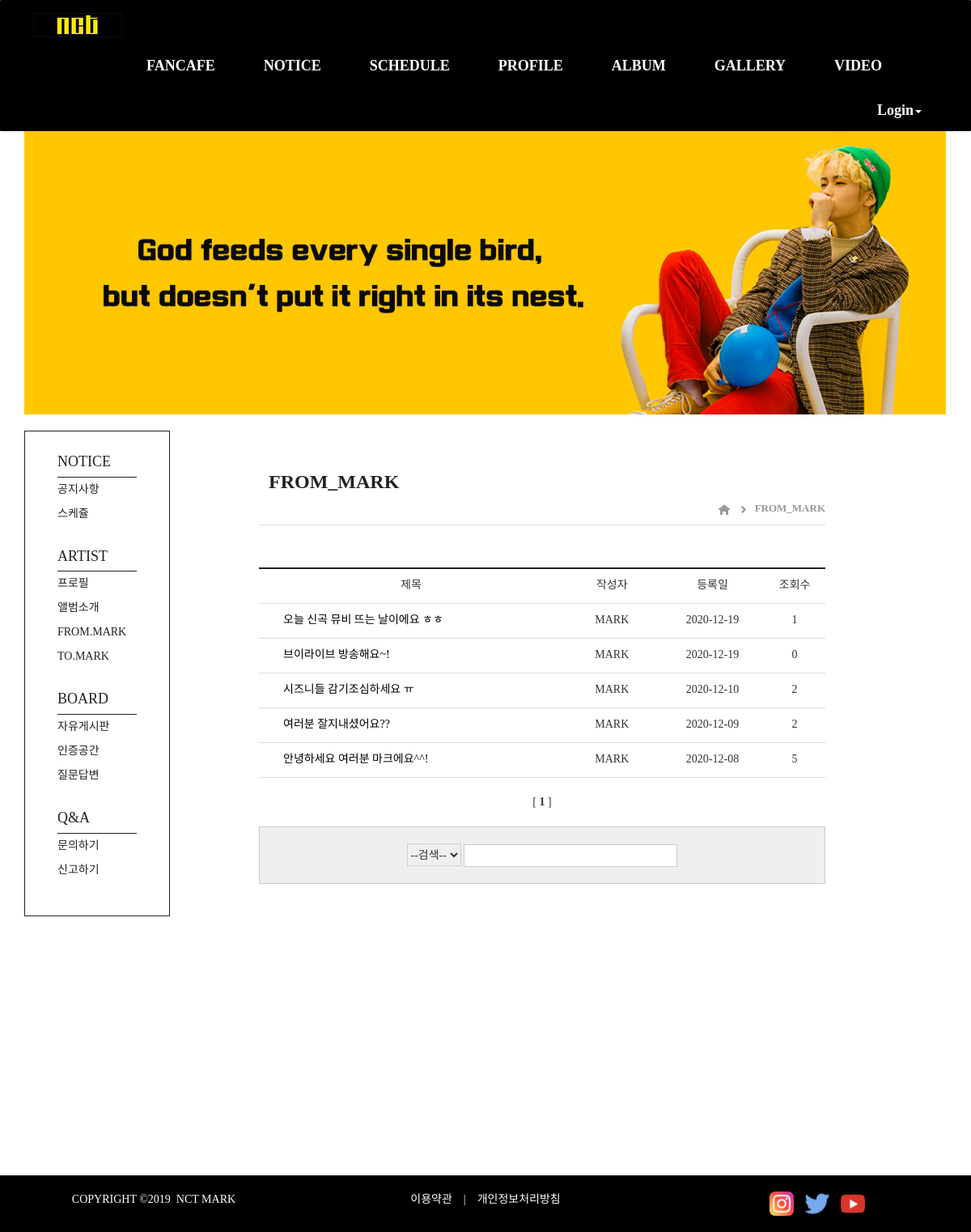
The app's page /board/from_mark_list/ with its own data.
### board/models.py (models this page shows, shortened)
class From_mark(models.Model):
    objects = models.Manager()
    subject = models.CharField(max_length=45)
    name = models.CharField(max_length=50)
    memo = models.TextField(max_length=300)
    hits = models.PositiveIntegerField(default=0)
    create_date = models.DateField('create_date', auto_now_add=True)
    class Meta:
        ordering = ['-id']

### board/views.py (the view)
# urls.py: path('from_mark_list/', views.from_mark_list, name='from_mark_list'),
def from_mark_list(request):
    restaurants = From_mark.objects.all()
    pagenator = Paginator(restaurants, 10)
    page = request.GET.get('page')
    if page is None:
        page = 1
    page_F = float(page)
    if page_F <= 10:
        beginPage = 1
    else:
        beginPage = (math.trunc(page_F / 10)) * 10 + 1
    if (beginPage + 10) > pagenator.num_pages:
        lastPage = pagenator.num_pages
    else:
        lastPage = beginPage + 9
    nextRangeStartPage = lastPage + 1
    pageRange = []
    for num in range(beginPage, lastPage+1):
        pageRange.append(num)
    items = pagenator.get_page(page)
    context = {
        'restaurants': items,
        'lastPage': lastPage,
        'pageRange': pageRange,
        'nextRangeStartPage': nextRangeStartPage,
    }
    return render(request, 'board/from_mark_list.html', context)

### board/templates/board/from_mark_list.html (shortened to what this page needs)
{% extends "board/board_base.html" %}
{% block boardbar %}
{% load static %}
<div class="contop">
<table cellspacing=1 width=700>
    <tr>
    <td><h3>&nbsp;&nbsp;FROM_MARK</h3></td>
    </tr>
    <tr>
        <td><p align=right>
        <a href="{% url 'board:index' %}"><img class="lo_home" src="{% static 'images/lo_home.jpg' %}" alt="home"></a>&nbsp;&nbsp;&nbsp;
        <img class="lo_arrow" src="{% static 'images/lo_arrow.jpg' %}" alt=">">&nbsp;&nbsp;
        <a href="{% url 'board:from_mark_list' %}"><span>FROM_MARK</span></a></p>
        </td>
    </tr>
</table>
</div>
{% block conbody %}
<div class="conbody">
<table cellspacing=1 width=700 class="tbl_common">
    <tr>
    <td width=340 class="left"><p align=center>제목</p>
    </td>
    <td width=100><p align=center>작성자</p>
    </td>
    <td width=120><p align=center>등록일</p>
    </td>
    <td width=60><p align=center>조회수</p>
    </td>
    </tr>
    {% if restaurants %}
    <ul>
    {% for boardRow in  restaurants %}
    <tr>
    <td width=340 class="cont">
    <p align=left>
    <a href="{% url 'board:from_mark_detail' boardRow.id %}" >{{ boardRow.subject }}
    </p>
    </td>
    <td width=100><p align=center>{{ boardRow.name }}</p></td>
    <td width=120><p align=center>{{ boardRow.create_date }}</p></td>
    <td width=60><p align=center>{{ boardRow.hits }}</p></td>
    </tr>
    {% endfor %}
    </ul>
    {% endif %}
</table>
<br>
<table cellspacing=1 width=700 class="tbl_page">
    <tr>
    <td>
    {% for pageNum in pageRange %}
        {% if restaurants.number == pageNum %}
            <spen class="current">
                [
                <b>{{ restaurants.number }}</b>
                ]
            </spen>
        {% else %}
            <a href="?page={{ pageNum }}">[{{ pageNum }}]</a>
        {% endif %}
    {% endfor %}
    </td>
    </tr>
</table>
<br>
<table cellspacing=1 width=700 class="tbl_search">
    <tr>
    <td>
    <form name=searchform method="GET" action="{% url 'board:from_mark_search' %}" enctype="multipart/form-data"><p align=center>
    <select name="findType" class="findType_1">
        <option value selected>--검색--</option>
    </select>
    <input type="text" name="b" class="findType_1" size=30 maxlength=50>
    <input type="submit" class="findType_2" value="글찾기"></p>
    </form>
    </td>
    </tr>
</table>
</div>
{% endblock conbody %}
{% endblock boardbar %}

### static/css/navbar.css (style rules this page uses)
* { font-family: 'Nanum Gothic'; }
a { color: #000000; text-decoration: none; }

### board/templates/board/from_mark_list.html (style rules this page uses)
h3 { color:#222; font-weight: bold; }
.contop { width:700px; border-bottom: 1px solid #ddd; }
.contop span { font-size: 13px; color: #999; font-weight: bold; }
.conbody { padding-top: 42px; }
.tbl_common { border-top: 2px solid #222; border-bottom: 1px solid #ddd; }
.tbl_common td { padding: 8px 8px 0 0; border-bottom: 1px solid #ddd; line-height: 24px; }
.tbl_common .cont { padding-left: 30px; }
.tbl_page { text-align: center; }
.tbl_search { background: #efefef; border: 1px solid #ccc; }
.tbl_search form { padding:20px 10px 10px 10px; }
.tbl_search .findType_1 { height: 28px; border: 1px solid #ccc; }

### records on screen
From_mark: subject "오늘 신곡 뮤비 뜨는 날이에요 ㅎㅎ", name "MARK", create_date "2020-12-19", hits "1"
From_mark: subject "브이라이브 방송해요~!", name "MARK", create_date "2020-12-19", hits "0"
From_mark: subject "시즈니들 감기조심하세요 ㅠ", name "MARK", create_date "2020-12-10", hits "2"
From_mark: subject "여러분 잘지내셨어요??", name "MARK", create_date "2020-12-09", hits "2"
From_mark: subject "안녕하세요 여러분 마크에요^^!", name "MARK", create_date "2020-12-08", hits "5"

### other values on screen
{{ restaurants.number }} "1"
